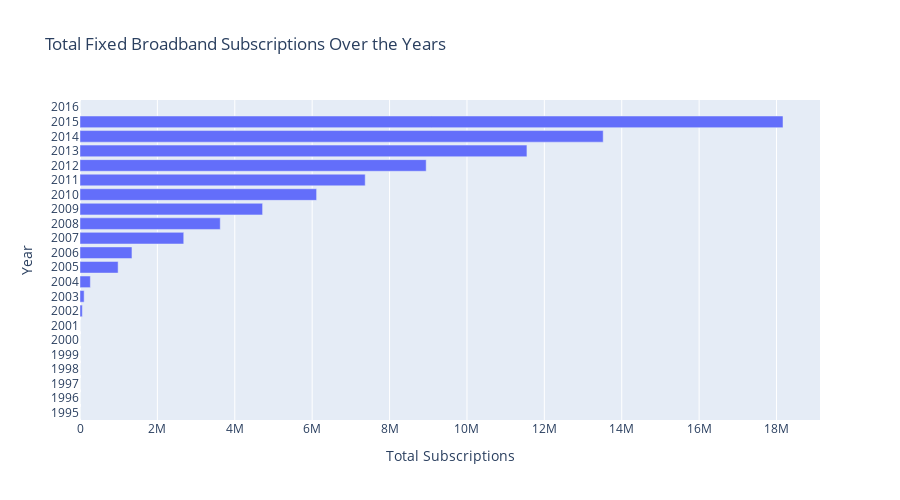

Notebook cell for this chart:
### Markdown cell above
***The total fixed broadband subscriptions for each year***

### Code cell
# Filter rows for fixed broadband subscriptions
selected_metric = 'Fixed broadband subscriptions'
filtered_data = data[data['Series Name'] == selected_metric]

# Reshape the data using melt
melted_data = pd.melt(filtered_data, id_vars=['Country Name', 'Country Code', 'Series Name', 'Series Code'], var_name='Year', value_name='Value')

# Convert 'Value' column to numeric
melted_data['Value'] = pd.to_numeric(melted_data['Value'], errors='coerce')

# Calculate the total fixed broadband subscriptions for each year
total_subscriptions = melted_data.groupby('Year')['Value'].sum().reset_index()

# Create a bar chart using Plotly
fig = px.bar(total_subscriptions, y='Year', x='Value',
             title='Total Fixed Broadband Subscriptions Over the Years',
             labels={'Value': 'Total Subscriptions'},
             height=500)
fig.update_yaxes(title='Year')
fig.update_xaxes(title='Total Subscriptions')
fig.show()

### Figure 1 — Plotly figure (JSON) as saved in the notebook; plotly's stock layout.template omitted (floating-point values rounded to 4 significant figures)
{"data": [{"alignmentgroup": "True", "hovertemplate": "Total Subscriptions=%{x}<br>Year=%{y}<extra></extra>", "legendgroup": "", "marker": {"color": "#636efa", "pattern": {"shape": ""}}, "name": "", "offsetgroup": "", "orientation": "h", "showlegend": false, "textposition": "auto", "type": "bar", "x": [0, 0, 0, 0, 0, 25, 807, 60089, 107053, 267655, 985058, 1342775, 2681009, 3624555, 4718654, 6114707, 7370480, 8946309, 11550162, 13520931, 18167393, 0], "xaxis": "x", "y": ["1995", "1996", "1997", "1998", "1999", "2000", "2001", "2002", "2003", "2004", "2005", "2006", "2007", "2008", "2009", "2010", "2011", "2012", "2013", "2014", "2015", "2016"], "yaxis": "y"}], "layout": {"barmode": "relative", "height": 500, "legend": {"tracegroupgap": 0}, "title": {"text": "Total Fixed Broadband Subscriptions Over the Years"}, "xaxis": {"anchor": "y", "domain": [0, 1], "title": {"text": "Total Subscriptions"}}, "yaxis": {"anchor": "x", "domain": [0, 1], "title": {"text": "Year"}}}}
